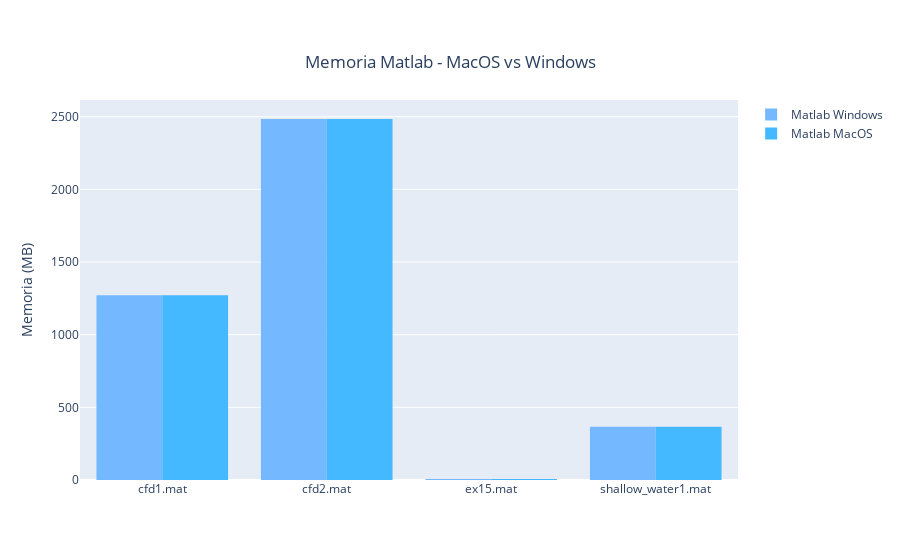

This figure's notebook cell:
### Markdown cell above
###  Analisi Matlab

### Code cell
#Memoria Matlab Windows e MacOS

memoria_mat_win = matlab_win_data["Memoria (MB)"]
memoria_mat_macos = matlab_mac_data["Memoria (MB)"]


fig = go.Figure()
#fig.add_trace(go.Histogram(histfunc="sum",y=y_mat_linux, x=x_mat_linux, name="Matlab Linux", marker_color=color_mat_linux))
fig.add_trace(go.Histogram(histfunc="sum",y=memoria_mat_win, x=x_mat_win, name="Matlab Windows", marker_color=color_mat_windows))
fig.add_trace(go.Histogram(histfunc="sum", y=memoria_mat_macos, x=x_mat_macos, name="Matlab MacOS", marker_color=color_mat_macos))


#fig.update_yaxes(type="log")
fig.update_yaxes(title_text='Memoria (MB)')
fig.update_layout(
    title={
        'text': "Memoria Matlab - MacOS vs Windows",
        'y':0.9,
        'x':0.5,
        'xanchor': 'center',
        'yanchor': 'top'})

fig.show()

### Figure 1 — Plotly figure (JSON) as saved in the notebook; plotly's stock layout.template omitted (floating-point values rounded to 4 significant figures)
{"data": [{"histfunc": "sum", "marker": {"color": "#74b9ff"}, "name": "Matlab Windows", "type": "histogram", "x": ["cfd1.mat", "cfd2.mat", "ex15.mat", "shallow_water1.mat"], "y": [1271.0, 2484.0, 7.53, 366.1]}, {"histfunc": "sum", "marker": {"color": "#45b9ff"}, "name": "Matlab MacOS", "type": "histogram", "x": ["cfd1.mat", "cfd2.mat", "ex15.mat", "shallow_water1.mat"], "y": [1271.0, 2484.0, 7.53, 366.1]}], "layout": {"title": {"text": "Memoria Matlab - MacOS vs Windows", "x": 0.5, "xanchor": "center", "y": 0.9, "yanchor": "top"}, "yaxis": {"title": {"text": "Memoria (MB)"}}}}
